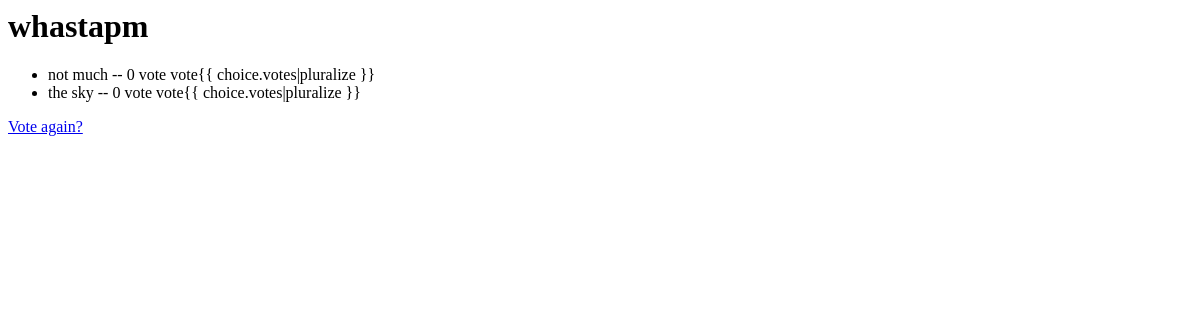
/polls/1/results/, run on an earlier commit of the app's database.
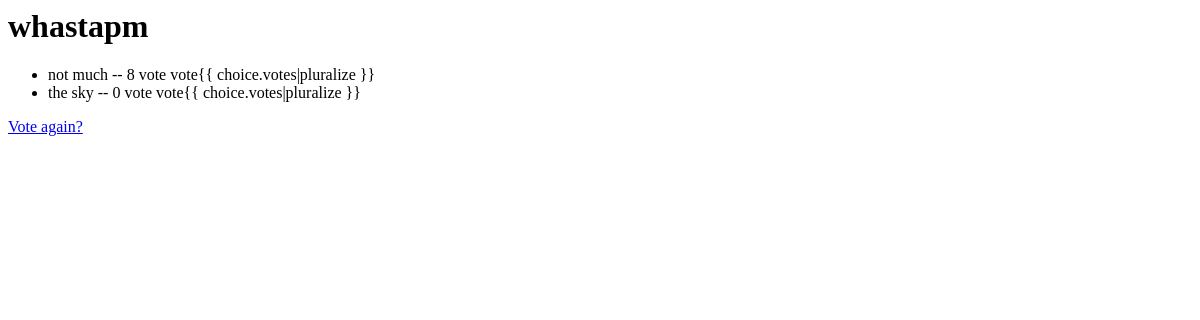
And on a later commit of the database.
### polls/models.py (models this page shows, shortened)
class Question(models.Model):
    question_text = models.CharField(max_length=200)
    pub_date = models.DateTimeField("date published")

class Choice(models.Model):
    question = models.ForeignKey(Question, on_delete=models.CASCADE)
    choice_text = models.CharField(max_length=200)
    votes = models.IntegerField(default=0)

### polls/views.py (the view)
# urls.py: path("<int:question_id>/results/", views.results, name="results"),
def results(request, question_id):
    toString= str(question_id)
    question = get_object_or_404(Question, pk=question_id)
    print(question.question_text)
    return render(request,"polls/results.html", {"question":question})

### polls/templates/polls/results.html
<h1>{{ question.question_text }}</h1>
<ul>
  {% for choice in question.choice_set.all %}
  <li>
    {{ choice.choice_text }} -- {{ choice.votes }} vote vote{{
    choice.votes|pluralize }}
  </li>
  {% endfor %}
</ul>
<a href="{% url 'polls:detail' question.id %}">Vote again?</a>

What changed in the data, as far as the page shows it:
changed Choice "not much": votes "0" → "8"
